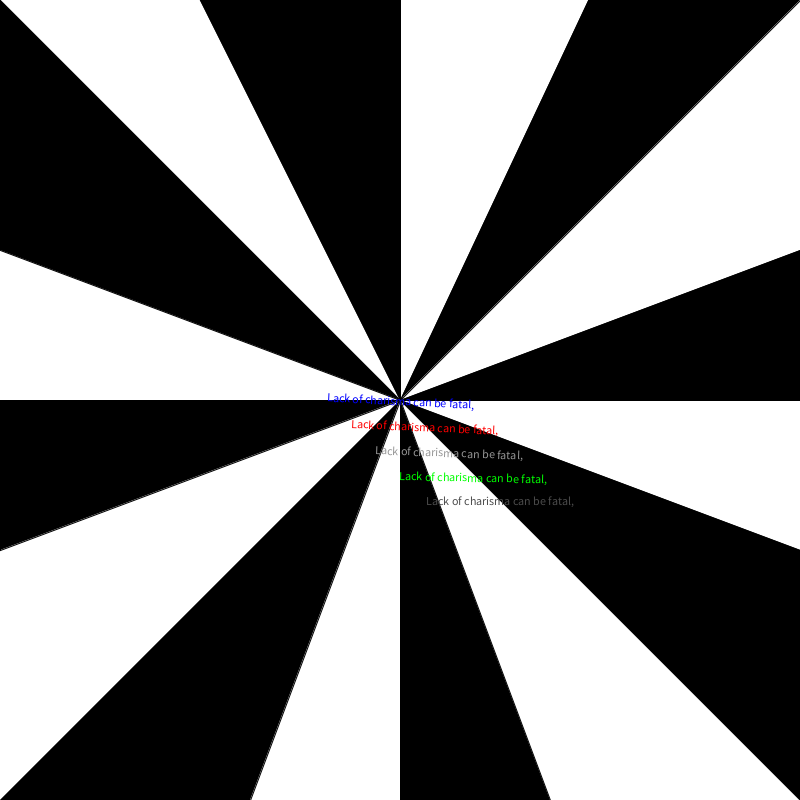
Frame 1 (no input)
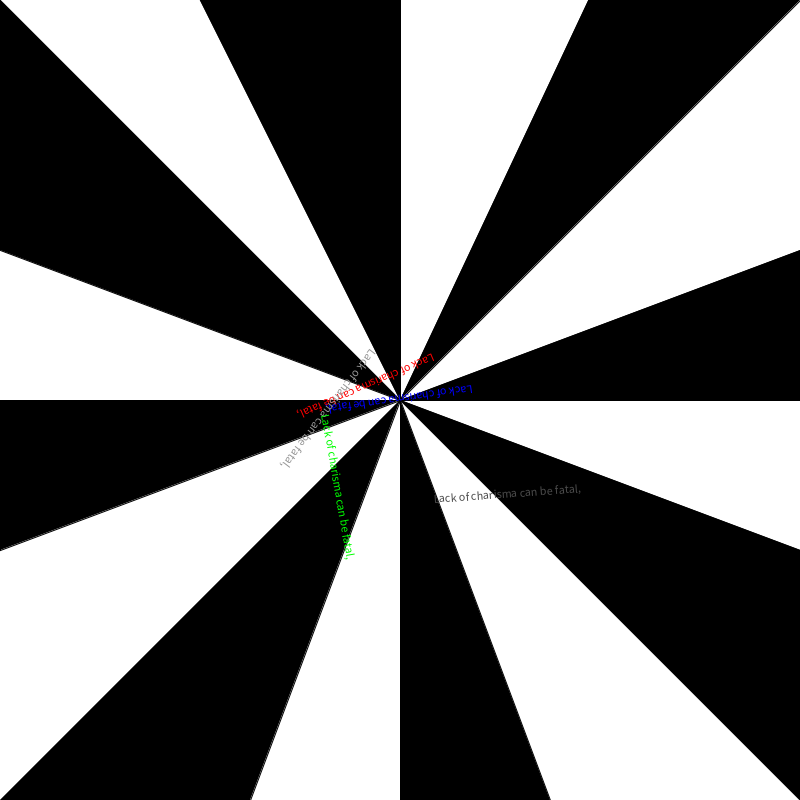
Frame 60 (the mouse pressed at the canvas centre just before this capture)
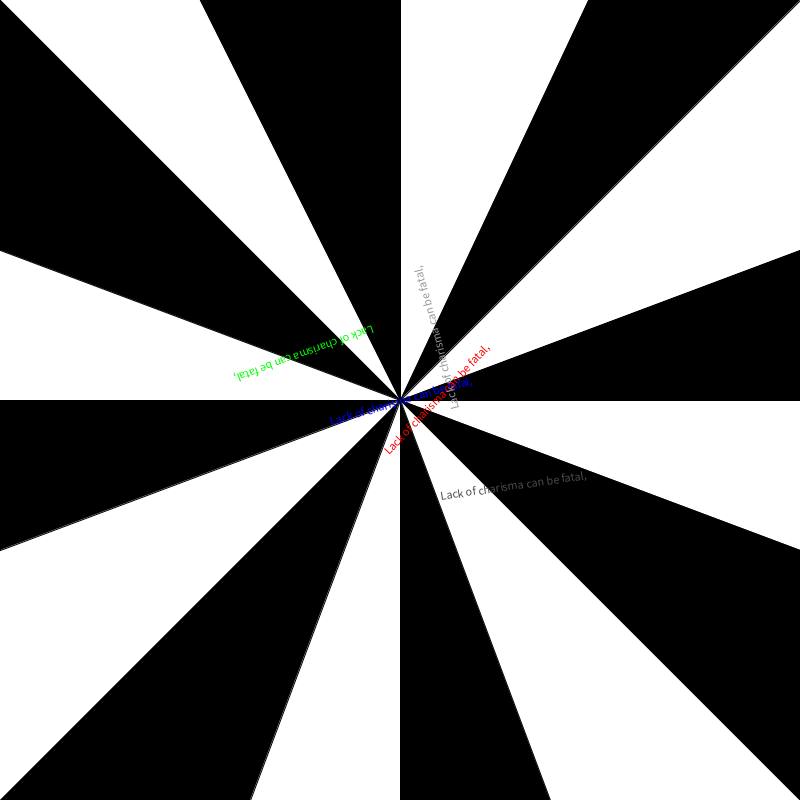
Frame 120 (the mouse held since frame 60 and released just before this capture)

The Processing sketch that drew these frames (run headless with seeded random() and noise(); from frame 60 on, the mouse is pressed at the canvas centre):

// Processing sketch: Unit_1_Recipe_3_GD105_
// ── Unit_1_Recipe_3_GD105_.pde
void setup(){
  // canvas size
  size(800, 800);
}

// this code block runs every frame
void draw(){
  // change background color
  background(255,255,255);
  
  // background design
  fill(0,0,0);
  stroke(0,0,0);
  triangle(800, 400, 800, 250, 400, 400);
  triangle(800, 800, 800, 550, 400, 400);
  triangle(400, 800, 550, 800, 400, 400);
  triangle(0, 800, 250, 800, 400, 400);
  triangle(0, 400, 0, 550, 400, 400);
  triangle(0, 0, 0, 250, 400, 400);
  triangle(400, 0, 200, 0, 400, 400);
  triangle(800, 0, 800, -450, 400, 400);
  
  // text position
  translate(width * 0.5, height * 0.5);
  textAlign(CENTER, CENTER);
  
  // main text
  rotate(frameCount * 0.05);
  fill(0,0,255);
  text("Lack of charisma can be fatal,", 0, 0);
  
  // blend text 1
  rotate(TAU * -0.01 * frameCount * 0.07);
  fill(255,0,0);
  text("Lack of charisma can be fatal,", 25, 25);
  
  // blend text 2
  rotate(TAU * -0.015 * frameCount * 0.09);
  fill(150,150,150);
  text("Lack of charisma can be fatal,", 50, 50);
  
  // blend text 3
  rotate(TAU * -0.02 * frameCount * 0.11);
  fill(0,255,0);
  text("Lack of charisma can be fatal,", 75, 75);
  
  // blend text 4
  rotate(TAU * -0.03 * frameCount * 0.13);
  fill(75,75,75);
  text("Lack of charisma can be fatal,",100, 100);
  
  
  
  // save the image
  if (frameCount == 1) {
    save("output.png");
  }
}
